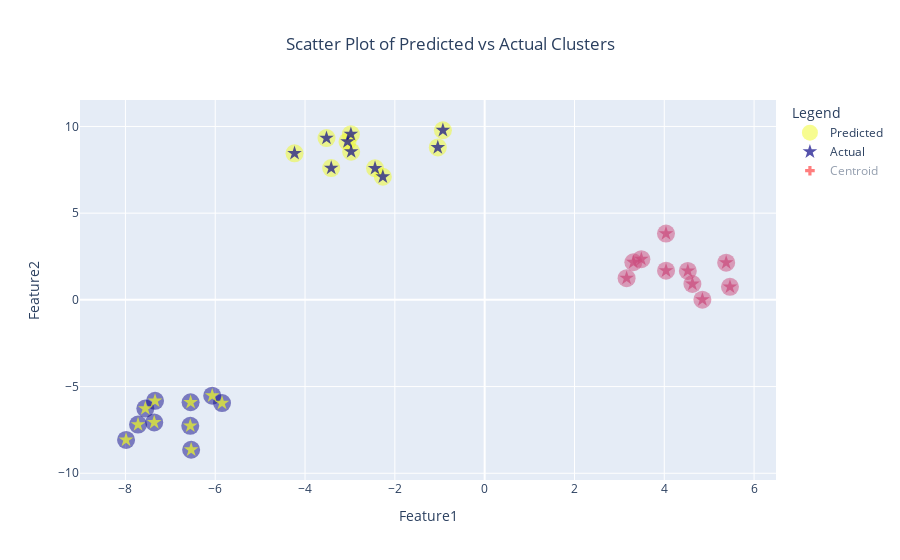

Notebook source saved alongside this figure:
### Code cell
# Second plot version with plotly

trace_actual = go.Scatter(
    x=df['Feature1'], y=df['Feature2'],
    mode='markers',
    marker=dict(color=df["Cluster"], size=11, opacity=0.7, symbol='star'),
    name='Actual'
)

trace_predicted = go.Scatter(
    x=df['Feature1'], y=df['Feature2'],
    mode='markers',
    marker=dict(color=PredictedClusters, size=18, opacity=0.5, symbol='circle'),
    name='Predicted'
)


trace_centroids = go.Scatter(
    x=centroids[:, 0], y=centroids[:, 1],
    mode='markers',
    marker=dict(color='red', size=8, symbol='cross'),
    name='Centroid'
)

# Create the figure
fig = go.Figure(data=[trace_predicted, trace_actual, trace_centroids])

# Update layout
fig.update_layout(
    title='Scatter Plot of Predicted vs Actual Clusters',
    xaxis_title='Feature1',
    yaxis_title='Feature2',
    legend_title='Legend',
    title_x=0.5
)

# Show the figure
fig.show()

### Figure 1 — Plotly figure (JSON) as saved in the notebook; plotly's stock layout.template omitted (floating-point values rounded to 4 significant figures)
{"data": [{"marker": {"color": [2, 1, 1, 1, 2, 2, 1, 0, 2, 0, 1, 0, 1, 1, 2, 1, 0, 2, 2, 0, 0, 0, 0, 1, 1, 2, 0, 2, 2, 0], "opacity": 0.5, "size": 18, "symbol": "circle"}, "mode": "markers", "name": "Predicted", "type": "scatter", "x": [-2.979, 3.161, 3.489, 4.038, -1.044, -3.522, 5.378, -7.34, -2.267, -6.536, 4.524, -6.556, 4.039, 4.849, -3.054, 3.312, -5.849, -2.442, -3.417, -7.557, -7.719, -7.359, -6.067, 4.626, 5.462, -4.234, -7.986, -0.93, -2.973, -6.548], "y": [9.557, 1.253, 2.349, 3.825, 8.789, 9.329, 2.145, -5.823, 7.101, -8.643, 1.672, -7.265, 1.681, 0.0135, 9.125, 2.17, -5.949, 7.59, 7.602, -6.268, -7.189, -7.066, -5.524, 0.9155, 0.7523, 8.452, -8.076, 9.782, 8.549, -5.905]}, {"marker": {"color": [0, 1, 1, 1, 0, 0, 1, 2, 0, 2, 1, 2, 1, 1, 0, 1, 2, 0, 0, 2, 2, 2, 2, 1, 1, 0, 2, 0, 0, 2], "opacity": 0.7, "size": 11, "symbol": "star"}, "mode": "markers", "name": "Actual", "type": "scatter", "x": [-2.979, 3.161, 3.489, 4.038, -1.044, -3.522, 5.378, -7.34, -2.267, -6.536, 4.524, -6.556, 4.039, 4.849, -3.054, 3.312, -5.849, -2.442, -3.417, -7.557, -7.719, -7.359, -6.067, 4.626, 5.462, -4.234, -7.986, -0.93, -2.973, -6.548], "y": [9.557, 1.253, 2.349, 3.825, 8.789, 9.329, 2.145, -5.823, 7.101, -8.643, 1.672, -7.265, 1.681, 0.0135, 9.125, 2.17, -5.949, 7.59, 7.602, -6.268, -7.189, -7.066, -5.524, 0.9155, 0.7523, 8.452, -8.076, 9.782, 8.549, -5.905]}, {"marker": {"color": "red", "size": 8, "symbol": "cross"}, "mode": "markers", "name": "Centroid", "type": "scatter", "visible": "legendonly", "x": [-6.952, 4.288, -2.686], "y": [-6.771, 1.678, 8.587]}], "layout": {"autosize": true, "legend": {"title": {"text": "Legend"}}, "title": {"text": "Scatter Plot of Predicted vs Actual Clusters", "x": 0.5}, "xaxis": {"autorange": true, "range": [-8.984, 6.46], "title": {"text": "Feature1"}, "type": "linear"}, "yaxis": {"autorange": true, "range": [-11.32, 12.46], "title": {"text": "Feature2"}, "type": "linear"}}}
